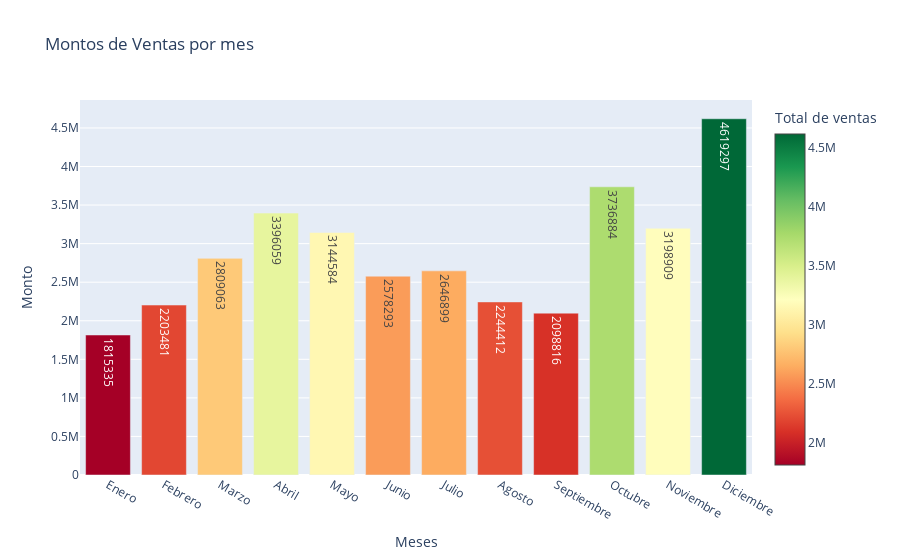

Notebook code cell kept with this figure:
### Markdown cell above
CANTIADES VENIDAS POR MES

### Code cell
fig = go.Figure()

# Agrego al objeto figura un grafico de barra conn los valores extraidos previamente
fig.add_trace(go.Bar(
        x= meses,
        y= totales_ventas,
        yaxis="y",
        name="Monto",
        marker = dict(color= totales_ventas, colorscale = 'RdYlGn',colorbar = dict(title = "Total de ventas")),
        # marker = dict(color= 'Light Blue') ,

        text = totales_ventas,
        textposition = 'auto'
))

# Configuro titulos y ejes del grafico
fig.update_layout(
    title="Montos de Ventas por mes",
    xaxis=dict(title="Meses"),
    yaxis=dict(title="Monto", side="left")
)

# Muestro el grafico
fig.show()

### Figure 1 — Plotly figure (JSON) as saved in the notebook; plotly's stock layout.template omitted (floating-point values rounded to 4 significant figures)
{"data": [{"marker": {"color": [1815335, 2203481, 2809063, 3396059, 3144584, 2578293, 2646899, 2244412, 2098816, 3736884, 3198909, 4619297], "colorbar": {"title": {"text": "Total de ventas"}}, "colorscale": [[0, "rgb(165,0,38)"], [0.1, "rgb(215,48,39)"], [0.2, "rgb(244,109,67)"], [0.3, "rgb(253,174,97)"], [0.4, "rgb(254,224,139)"], [0.5, "rgb(255,255,191)"], [0.6, "rgb(217,239,139)"], [0.7, "rgb(166,217,106)"], [0.8, "rgb(102,189,99)"], [0.9, "rgb(26,152,80)"], [1, "rgb(0,104,55)"]]}, "name": "Monto", "text": ["1815335", "2203481", "2809063", "3396059", "3144584", "2578293", "2646899", "2244412", "2098816", "3736884", "3198909", "4619297"], "textposition": "auto", "type": "bar", "x": ["Enero", "Febrero", "Marzo", "Abril", "Mayo", "Junio", "Julio", "Agosto", "Septiembre", "Octubre", "Noviembre", "Diciembre"], "y": [1815335, 2203481, 2809063, 3396059, 3144584, 2578293, 2646899, 2244412, 2098816, 3736884, 3198909, 4619297], "yaxis": "y"}], "layout": {"title": {"text": "Montos de Ventas por mes"}, "xaxis": {"title": {"text": "Meses"}}, "yaxis": {"side": "left", "title": {"text": "Monto"}}}}
